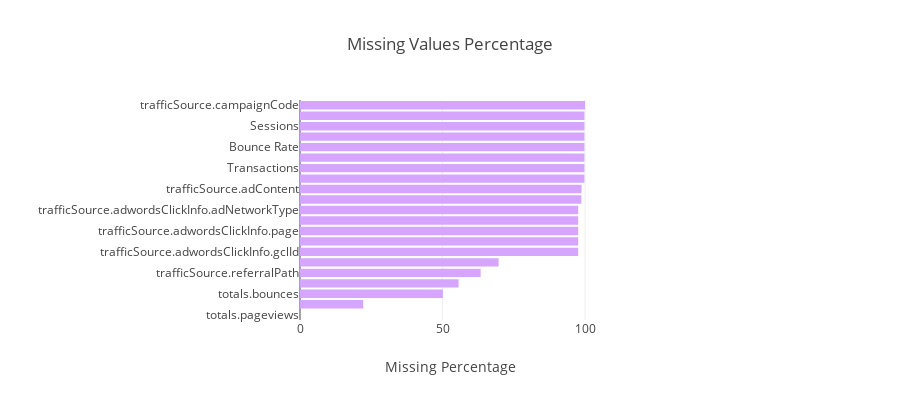

Notebook code for this chart:
### Markdown cell above
Let's plot the missing values percentage for columns having missing values.

### Code cell
miss_per = {}
for k, v in dict(train.isna().sum(axis=0)).items():
    if v == 0:
        continue
    miss_per[k] = 100 * float(v) / len(train)
    
import operator
from plotly import tools
import plotly.graph_objs as go
from plotly.offline import init_notebook_mode, iplot
sorted_x = sorted(miss_per.items(), key=operator.itemgetter(1), reverse=True)
print ("There are " + str(len(miss_per)) + " columns with missing values")

kys = [_[0] for _ in sorted_x][::-1]
vls = [_[1] for _ in sorted_x][::-1]
trace1 = go.Bar(y = kys, orientation="h" , x = vls, marker=dict(color="#d6a5ff"))
layout = go.Layout(title="Missing Values Percentage", 
                   xaxis=dict(title="Missing Percentage"), 
                   height=400, margin=dict(l=300, r=300))
figure = go.Figure(data = [trace1], layout = layout)
iplot(figure)

### Figure 1 — Plotly figure (JSON) as saved in the notebook; plotly's stock layout.template omitted (floating-point values rounded to 4 significant figures)
{"data": [{"marker": {"color": "#d6a5ff"}, "orientation": "h", "type": "bar", "uid": "cd376adc-db88-11e8-8f3f-888888888788", "x": [0.01107, 22.2, 50.13, 55.66, 63.38, 69.68, 97.61, 97.63, 97.63, 97.63, 97.63, 98.73, 98.79, 99.8, 99.8, 99.8, 99.8, 99.8, 99.8, 99.8, 100.0], "y": ["totals.pageviews", "totals.newVisits", "totals.bounces", "trafficSource.keyword", "trafficSource.referralPath", "trafficSource.isTrueDirect", "trafficSource.adwordsClickInfo.gclId", "trafficSource.adwordsClickInfo.slot", "trafficSource.adwordsClickInfo.page", "trafficSource.adwordsClickInfo.isVideoAd", "trafficSource.adwordsClickInfo.adNetworkType", "totals.transactionRevenue", "trafficSource.adContent", "Goal Conversion Rate", "Transactions", "Revenue", "Bounce Rate", "Avg. Session Duration", "Sessions", "Client Id", "trafficSource.campaignCode"]}], "layout": {"height": 400, "margin": {"l": 300, "r": 300}, "title": "Missing Values Percentage", "xaxis": {"title": "Missing Percentage"}}}
